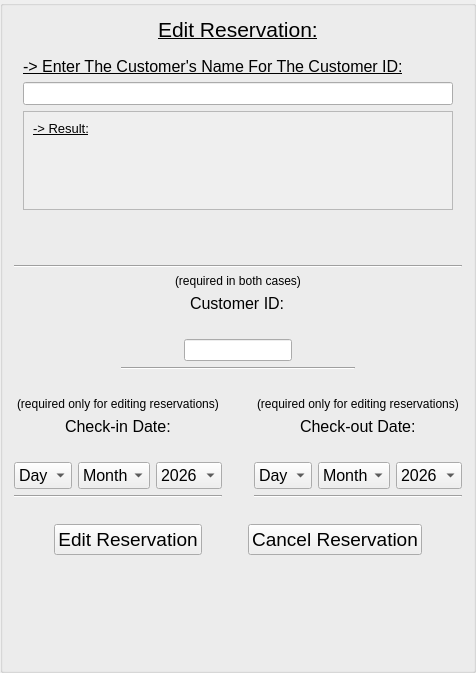
         <widget class="QGroupBox" name="groupBox_11">
          <property name="title">
           <string/>
          </property>
          <layout class="QGridLayout" name="gridLayout_48">
           <item row="9" column="0">
            <spacer name="verticalSpacer_52">
             <property name="orientation">
              <enum>Qt::Orientation::Vertical</enum>
             </property>
             <property name="sizeHint" stdset="0">
              <size>
               <width>20</width>
               <height>40</height>
              </size>
             </property>
            </spacer>
           </item>
           <item row="0" column="0" alignment="Qt::AlignmentFlag::AlignHCenter">
            <widget class="QLabel" name="label_101">
             <property name="font">
              <font>
               <pointsize>16</pointsize>
               <bold>false</bold>
               <underline>true</underline>
              </font>
             </property>
             <property name="text">
              <string>Edit Reservation:</string>
             </property>
            </widget>
           </item>
           <item row="3" column="0">
            <widget class="Line" name="line_22">
             <property name="orientation">
              <enum>Qt::Orientation::Horizontal</enum>
             </property>
            </widget>
           </item>
           <item row="10" column="0" alignment="Qt::AlignmentFlag::AlignHCenter">
            <widget class="QLabel" name="reservationEditedOrCancelledComment">
             <property name="font">
              <font>
               <pointsize>12</pointsize>
              </font>
             </property>
             <property name="text">
              <string/>
             </property>
            </widget>
           </item>
           <item row="8" column="0">
            <layout class="QHBoxLayout" name="horizontalLayout_24">
             <item>
              <spacer name="horizontalSpacer_108">
               <property name="orientation">
                <enum>Qt::Orientation::Horizontal</enum>
               </property>
               <property name="sizeHint" stdset="0">
                <size>
                 <width>40</width>
                 <height>20</height>
                </size>
               </property>
              </spacer>
             </item>
             <item>
              <widget class="QPushButton" name="adminEditReservationButton">
               <property name="font">
                <font>
                 <pointsize>14</pointsize>
                 <fontweight>DemiBold</fontweight>
                </font>
               </property>
               <property name="text">
                <string>Edit Reservation</string>
               </property>
              </widget>
             </item>
             <item>
              <spacer name="horizontalSpacer_94">
               <property name="orientation">
                <enum>Qt::Orientation::Horizontal</enum>
               </property>
               <property name="sizeHint" stdset="0">
                <size>
                 <width>40</width>
                 <height>20</height>
                </size>
               </property>
              </spacer>
             </item>
             <item>
              <widget class="QPushButton" name="adminCancelReservationButton">
               <property name="font">
                <font>
                 <pointsize>14</pointsize>
                 <fontweight>DemiBold</fontweight>
                </font>
               </property>
               <property name="text">
                <string>Cancel Reservation</string>
               </property>
              </widget>
             </item>
             <item>
              <spacer name="horizontalSpacer_110">
               <property name="orientation">
                <enum>Qt::Orientation::Horizontal</enum>
               </property>
               <property name="sizeHint" stdset="0">
                <size>
                 <width>40</width>
                 <height>20</height>
                </size>
               </property>
              </spacer>
             </item>
            </layout>
           </item>
           <item row="11" column="0">
            <spacer name="verticalSpacer_43">
             <property name="orientation">
              <enum>Qt::Orientation::Vertical</enum>
             </property>
             <property name="sizeHint" stdset="0">
              <size>
               <width>20</width>
               <height>40</height>
              </size>
             </property>
            </spacer>
           </item>
           <item row="1" column="0">
            <widget class="QWidget" name="verticalWidget_2" native="true">
             <property name="font">
              <font>
               <pointsize>10</pointsize>
               <underline>false</underline>
              </font>
             </property>
             <layout class="QGridLayout" name="gridLayout_54">
              <item row="1" column="0" colspan="2">
               <widget class="QLineEdit" name="customerNameFindID_2"/>
              </item>
              <item row="2" column="0" colspan="2">
               <widget class="QScrollArea" name="scrollArea_3">
                <property name="font">
                 <font>
                  <pointsize>12</pointsize>
                  <underline>false</underline>
                 </font>
                </property>
                <property name="widgetResizable">
                 <bool>true</bool>
                </property>
                <widget class="QWidget" name="scrollAreaWidgetContents_3">
                 <property name="geometry">
                  <rect>
                   <x>0</x>
                   <y>0</y>
                   <width>98</width>
                   <height>87</height>
                  </rect>
                 </property>
                 <layout class="QGridLayout" name="gridLayout_55">
                  <item row="0" column="0">
                   <layout class="QVBoxLayout" name="verticalLayout_5">
                    <item>
                     <widget class="QLabel" name="label_103">
                      <property name="font">
                       <font>
                        <pointsize>10</pointsize>
                        <underline>true</underline>
                       </font>
                      </property>
                      <property name="text">
                       <string>-&gt; Result:</string>
                      </property>
                     </widget>
                    </item>
                    <item alignment="Qt::AlignmentFlag::AlignHCenter">
                     <widget class="QLabel" name="matchingCustomerNames_2">
                      <property name="font">
                       <font>
                        <pointsize>12</pointsize>
                        <underline>false</underline>
                       </font>
                      </property>
                      <property name="text">
                       <string/>
                      </property>
                     </widget>
                    </item>
                    <item>
                     <spacer name="verticalSpacer_56">
                      <property name="orientation">
                       <enum>Qt::Orientation::Vertical</enum>
                      </property>
                      <property name="sizeHint" stdset="0">
                       <size>
                        <width>20</width>
                        <height>40</height>
                       </size>
                      </property>
                     </spacer>
                    </item>
                   </layout>
                  </item>
                 </layout>
                </widget>
               </widget>
              </item>
              <item row="0" column="0" colspan="2">
               <widget class="QLabel" name="label_102">
                <property name="font">
                 <font>
                  <pointsize>12</pointsize>
                  <underline>true</underline>
                 </font>
                </property>
                <property name="text">
                 <string>-&gt; Enter The Customer's Name For The Customer ID:</string>
                </property>
               </widget>
              </item>
              <item row="4" column="0" colspan="2">
               <spacer name="verticalSpacer_55">
                <property name="orientation">
                 <enum>Qt::Orientation::Vertical</enum>
                </property>
                <property name="sizeHint" stdset="0">
                 <size>
                  <width>20</width>
                  <height>40</height>
                 </size>
                </property>
               </spacer>
              </item>
             </layout>
            </widget>
           </item>
           <item row="7" column="0">
            <layout class="QGridLayout" name="gridLayout_49">
             <item row="1" column="3" colspan="2" alignment="Qt::AlignmentFlag::AlignHCenter">
              <widget class="QLabel" name="label_104">
               <property name="text">
                <string>(required only for editing reservations)</string>
               </property>
              </widget>
             </item>
             <item row="1" column="0" colspan="2" alignment="Qt::AlignmentFlag::AlignHCenter">
              <widget class="QLabel" name="label_97">
               <property name="text">
                <string>(required only for editing reservations)</string>
               </property>
              </widget>
             </item>
             <item row="2" column="3" colspan="2">
              <layout class="QGridLayout" name="gridLayout_52">
               <item row="1" column="0" colspan="3">
                <spacer name="horizontalSpacer_111">
                 <property name="orientation">
                  <enum>Qt::Orientation::Horizontal</enum>
                 </property>
                 <property name="sizeType">
                  <enum>QSizePolicy::Policy::Minimum</enum>
                 </property>
                 <property name="sizeHint" stdset="0">
                  <size>
                   <width>40</width>
                   <height>20</height>
                  </size>
                 </property>
                </spacer>
               </item>
               <item row="2" column="1">
                <widget class="QComboBox" name="adminEditReservationEndDateMonth">
                 <property name="font">
                  <font>
                   <pointsize>12</pointsize>
                  </font>
                 </property>
                 <item>
                  <property name="text">
                   <string>Month</string>
                  </property>
                 </item>
                 <item>
                  <property name="text">
                   <string>1</string>
                  </property>
                 </item>
                 <item>
                  <property name="text">
                   <string>2</string>
                  </property>
                 </item>
                 <item>
                  <property name="text">
                   <string>3</string>
                  </property>
                 </item>
                 <item>
                  <property name="text">
                   <string>4</string>
                  </property>
                 </item>
                 <item>
                  <property name="text">
                   <string>5</string>
                  </property>
                 </item>
                 <item>
                  <property name="text">
                   <string>6</string>
                  </property>
                 </item>
                 <item>
                  <property name="text">
                   <string>7</string>
                  </property>
                 </item>
                 <item>
                  <property name="text">
                   <string>8</string>
                  </property>
                 </item>
                 <item>
                  <property name="text">
                   <string>9</string>
                  </property>
                 </item>
                 <item>
                  <property name="text">
                   <string>10</string>
                  </property>
                 </item>
                 <item>
                  <property name="text">
                   <string>11</string>
                  </property>
                 </item>
                 <item>
                  <property name="text">
                   <string>12</string>
                  </property>
                 </item>
                </widget>
               </item>
               <item row="2" column="0">
                <widget class="QComboBox" name="adminEditReservationEndDateDay">
                 <property name="font">
                  <font>
                   <pointsize>12</pointsize>
                  </font>
                 </property>
                 <item>
                  <property name="text">
                   <string>Day</string>
                  </property>
                 </item>
                 <item>
                  <property name="text">
                   <string>1</string>
                  </property>
                 </item>
                 <item>
                  <property name="text">
                   <string>2</string>
                  </property>
                 </item>
                 <item>
                  <property name="text">
                   <string>3</string>
                  </property>
                 </item>
                 <item>
                  <property name="text">
                   <string>4</string>
                  </property>
                 </item>
                 <item>
                  <property name="text">
                   <string>5</string>
                  </property>
                 </item>
                 <item>
                  <property name="text">
                   <string>6</string>
                  </property>
                 </item>
                 <item>
                  <property name="text">
                   <string>7</string>
                  </property>
                 </item>
                 <item>
                  <property name="text">
                   <string>8</string>
                  </property>
                 </item>
                 <item>
                  <property name="text">
                   <string>9</string>
                  </property>
                 </item>
                 <item>
                  <property name="text">
                   <string>10</string>
                  </property>
                 </item>
                 <item>
                  <property name="text">
                   <string>11</string>
                  </property>
                 </item>
                 <item>
                  <property name="text">
                   <string>12</string>
                  </property>
                 </item>
                 <item>
                  <property name="text">
                   <string>13</string>
                  </property>
                 </item>
                 <item>
                  <property name="text">
                   <string>14</string>
                  </property>
                 </item>
                 <item>
                  <property name="text">
                   <string>15</string>
                  </property>
                 </item>
                 <item>
                  <property name="text">
                   <string>16</string>
                  </property>
                 </item>
                 <item>
                  <property name="text">
                   <string>17</string>
                  </property>
                 </item>
                 <item>
                  <property name="text">
                   <string>18</string>
                  </property>
                 </item>
                 <item>
                  <property name="text">
                   <string>19</string>
                  </property>
                 </item>
                 <item>
                  <property name="text">
                   <string>20</string>
                  </property>
                 </item>
                 <item>
                  <property name="text">
                   <string>21</string>
                  </property>
                 </item>
                 <item>
                  <property name="text">
                   <string>22</string>
                  </property>
                 </item>
                 <item>
                  <property name="text">
                   <string>23</string>
                  </property>
                 </item>
                 <item>
                  <property name="text">
                   <string>24</string>
                  </property>
                 </item>
                 <item>
                  <property name="text">
                   <string>25</string>
                  </property>
                 </item>
                 <item>
                  <property name="text">
                   <string>26</string>
                  </property>
                 </item>
                 <item>
                  <property name="text">
                   <string>27</string>
                  </property>
                 </item>
                 <item>
                  <property name="text">
                   <string>28</string>
                  </property>
                 </item>
                 <item>
                  <property name="text">
                   <string>29</string>
                  </property>
                 </item>
                 <item>
                  <property name="text">
                   <string>30</string>
                  </property>
                 </item>
                 <item>
                  <property name="text">
                   <string>31</string>
                  </property>
                 </item>
                </widget>
               </item>
               <item row="2" column="2">
                <widget class="QComboBox" name="adminEditReservationEndDateYear">
                 <property name="font">
                  <font>
                   <pointsize>12</pointsize>
                  </font>
                 </property>
                 <item>
                  <property name="text">
                   <string>2026</string>
                  </property>
                 </item>
                 <item>
                  <property name="text">
                   <string>2027</string>
                  </property>
                 </item>
                </widget>
               </item>
               <item row="0" column="0" colspan="3" alignment="Qt::AlignmentFlag::AlignHCenter">
                <widget class="QLabel" name="label_99">
                 <property name="font">
                  <font>
                   <pointsize>12</pointsize>
                   <bold>false</bold>
                  </font>
                 </property>
                 <property name="text">
                  <string>Check-out Date:</string>
                 </property>
                </widget>
               </item>
               <item row="3" column="0" colspan="3">
                <widget class="Line" name="line_20">
                 <property name="orientation">
                  <enum>Qt::Orientation::Horizontal</enum>
                 </property>
                </widget>
               </item>
               <item row="4" column="0" colspan="3" alignment="Qt::AlignmentFlag::AlignHCenter">
                <widget class="QLabel" name="adminAddReservationEndDateComment_2">
                 <property name="text">
                  <string/>
                 </property>
                </widget>
               </item>
              </layout>
             </item>
             <item row="1" column="2" rowspan="2">
              <spacer name="verticalSpacer_42">
               <property name="orientation">
                <enum>Qt::Orientation::Vertical</enum>
               </property>
               <property name="sizeHint" stdset="0">
                <size>
                 <width>20</width>
                 <height>40</height>
                </size>
               </property>
              </spacer>
             </item>
             <item row="2" column="0" colspan="2">
              <layout class="QGridLayout" name="gridLayout_51">
               <item row="2" column="0">
                <widget class="QComboBox" name="adminEditReservationStartDateDay">
                 <property name="font">
                  <font>
                   <pointsize>12</pointsize>
                  </font>
                 </property>
                 <item>
                  <property name="text">
                   <string>Day</string>
                  </property>
                 </item>
                 <item>
                  <property name="text">
                   <string>1</string>
                  </property>
                 </item>
                 <item>
                  <property name="text">
                   <string>2</string>
                  </property>
                 </item>
                 <item>
                  <property name="text">
                   <string>3</string>
                  </property>
                 </item>
                 <item>
                  <property name="text">
                   <string>4</string>
                  </property>
                 </item>
                 <item>
                  <property name="text">
                   <string>5</string>
                  </property>
                 </item>
                 <item>
                  <property name="text">
                   <string>6</string>
                  </property>
                 </item>
                 <item>
                  <property name="text">
                   <string>7</string>
                  </property>
                 </item>
                 <item>
                  <property name="text">
                   <string>8</string>
                  </property>
                 </item>
                 <item>
                  <property name="text">
                   <string>9</string>
                  </property>
                 </item>
                 <item>
                  <property name="text">
                   <string>10</string>
                  </property>
                 </item>
                 <item>
                  <property name="text">
                   <string>11</string>
                  </property>
                 </item>
                 <item>
                  <property name="text">
                   <string>12</string>
                  </property>
                 </item>
                 <item>
                  <property name="text">
                   <string>13</string>
                  </property>
                 </item>
                 <item>
                  <property name="text">
                   <string>14</string>
                  </property>
                 </item>
                 <item>
                  <property name="text">
                   <string>15</string>
                  </property>
                 </item>
                 <item>
                  <property name="text">
                   <string>16</string>
                  </property>
                 </item>
                 <item>
                  <property name="text">
                   <string>17</string>
                  </property>
                 </item>
                 <item>
                  <property name="text">
                   <string>18</string>
                  </property>
                 </item>
                 <item>
                  <property name="text">
                   <string>19</string>
                  </property>
                 </item>
                 <item>
                  <property name="text">
                   <string>20</string>
                  </property>
                 </item>
                 <item>
                  <property name="text">
                   <string>21</string>
                  </property>
                 </item>
                 <item>
                  <property name="text">
                   <string>22</string>
                  </property>
                 </item>
                 <item>
                  <property name="text">
                   <string>23</string>
                  </property>
                 </item>
                 <item>
                  <property name="text">
                   <string>24</string>
                  </property>
                 </item>
                 <item>
                  <property name="text">
                   <string>25</string>
                  </property>
                 </item>
                 <item>
                  <property name="text">
                   <string>26</string>
                  </property>
                 </item>
                 <item>
                  <property name="text">
                   <string>27</string>
                  </property>
                 </item>
                 <item>
                  <property name="text">
                   <string>28</string>
                  </property>
                 </item>
                 <item>
                  <property name="text">
                   <string>29</string>
                  </property>
                 </item>
                 <item>
                  <property name="text">
                   <string>30</string>
                  </property>
                 </item>
                 <item>
                  <property name="text">
                   <string>31</string>
                  </property>
                 </item>
                </widget>
               </item>
               <item row="2" column="2">
                <widget class="QComboBox" name="adminEditReservationStartDateYear">
                 <property name="font">
                  <font>
                   <pointsize>12</pointsize>
                  </font>
                 </property>
                 <item>
                  <property name="text">
                   <string>2026</string>
                  </property>
                 </item>
                 <item>
                  <property name="text">
                   <string>2027</string>
                  </property>
                 </item>
                </widget>
               </item>
               <item row="0" column="0" colspan="3" alignment="Qt::AlignmentFlag::AlignHCenter">
                <widget class="QLabel" name="label_98">
                 <property name="font">
                  <font>
                   <pointsize>12</pointsize>
                   <bold>false</bold>
                  </font>
                 </property>
                 <property name="text">
                  <string>Check-in Date:</string>
                 </property>
                </widget>
               </item>
               <item row="2" column="1">
                <widget class="QComboBox" name="adminEditReservationStartDateMonth">
                 <property name="font">
                  <font>
                   <pointsize>12</pointsize>
                  </font>
                 </property>
                 <item>
                  <property name="text">
                   <string>Month</string>
                  </property>
                 </item>
                 <item>
                  <property name="text">
                   <string>1</string>
                  </property>
                 </item>
                 <item>
                  <property name="text">
                   <string>2</string>
                  </property>
                 </item>
                 <item>
                  <property name="text">
                   <string>3</string>
                  </property>
                 </item>
                 <item>
                  <property name="text">
                   <string>4</string>
                  </property>
                 </item>
                 <item>
                  <property name="text">
                   <string>5</string>
                  </property>
                 </item>
                 <item>
                  <property name="text">
                   <string>6</string>
                  </property>
                 </item>
                 <item>
                  <property name="text">
                   <string>7</string>
                  </property>
                 </item>
                 <item>
                  <property name="text">
                   <string>8</string>
                  </property>
                 </item>
                 <item>
                  <property name="text">
                   <string>9</string>
                  </property>
                 </item>
                 <item>
                  <property name="text">
                   <string>10</string>
                  </property>
                 </item>
                 <item>
                  <property name="text">
                   <string>11</string>
                  </property>
                 </item>
                 <item>
                  <property name="text">
                   <string>12</string>
                  </property>
                 </item>
                </widget>
               </item>
               <item row="1" column="0" colspan="3">
                <spacer name="horizontalSpacer_109">
                 <property name="orientation">
                  <enum>Qt::Orientation::Horizontal</enum>
                 </property>
                 <property name="sizeType">
                  <enum>QSizePolicy::Policy::Minimum</enum>
                 </property>
                 <property name="sizeHint" stdset="0">
                  <size>
                   <width>40</width>
                   <height>20</height>
                  </size>
                 </property>
                </spacer>
               </item>
               <item row="3" column="0" colspan="3">
                <widget class="Line" name="line_19">
                 <property name="orientation">
                  <enum>Qt::Orientation::Horizontal</enum>
                 </property>
                </widget>
               </item>
               <item row="4" column="0" colspan="3" alignment="Qt::AlignmentFlag::AlignHCenter">
                <widget class="QLabel" name="adminAddReservationStartDateComment_2">
                 <property name="text">
                  <string/>
                 </property>
                </widget>
               </item>
              </layout>
             </item>
             <item row="0" column="1" colspan="3">
              <layout class="QGridLayout" name="gridLayout_53">
               <item row="4" column="0" colspan="3">
                <widget class="Line" name="line_21">
                 <property name="orientation">
                  <enum>Qt::Orientation::Horizontal</enum>
                 </property>
                </widget>
               </item>
               <item row="2" column="1">
                <spacer name="horizontalSpacer_113">
                 <property name="orientation">
                  <enum>Qt::Orientation::Horizontal</enum>
                 </property>
                 <property name="sizeType">
                  <enum>QSizePolicy::Policy::Minimum</enum>
                 </property>
                 <property name="sizeHint" stdset="0">
                  <size>
                   <width>40</width>
                   <height>20</height>
                  </size>
                 </property>
                </spacer>
               </item>
               <item row="3" column="2">
                <spacer name="horizontalSpacer_112">
                 <property name="orientation">
                  <enum>Qt::Orientation::Horizontal</enum>
                 </property>
                 <property name="sizeType">
                  <enum>QSizePolicy::Policy::Minimum</enum>
                 </property>
                 <property name="sizeHint" stdset="0">
                  <size>
                   <width>40</width>
                   <height>20</height>
                  </size>
                 </property>
                </spacer>
               </item>
               <item row="3" column="0">
                <spacer name="horizontalSpacer_114">
                 <property name="orientation">
                  <enum>Qt::Orientation::Horizontal</enum>
                 </property>
                 <property name="sizeType">
                  <enum>QSizePolicy::Policy::Minimum</enum>
                 </property>
                 <property name="sizeHint" stdset="0">
                  <size>
                   <width>40</width>
                   <height>20</height>
                  </size>
                 </property>
                </spacer>
               </item>
               <item row="1" column="1" alignment="Qt::AlignmentFlag::AlignHCenter">
                <widget class="QLabel" name="label_100">
                 <property name="font">
                  <font>
                   <pointsize>12</pointsize>
                   <bold>false</bold>
                  </font>
                 </property>
                 <property name="text">
                  <string>Customer ID:</string>
                 </property>
                </widget>
               </item>
               <item row="5" column="0" colspan="3" alignment="Qt::AlignmentFlag::AlignHCenter">
                <widget class="QLabel" name="customerIDadminAddReservationComment_2">
                 <property name="font">
                  <font>
                   <pointsize>10</pointsize>
                   <bold>false</bold>
                  </font>
                 </property>
                 <property name="text">
                  <string/>
                 </property>
                </widget>
               </item>
               <item row="3" column="1" alignment="Qt::AlignmentFlag::AlignHCenter">
                <widget class="QLineEdit" name="customerIDadminInput_2"/>
               </item>
               <item row="0" column="0" colspan="3" alignment="Qt::AlignmentFlag::AlignHCenter">
                <widget class="QLabel" name="label_105">
                 <property name="text">
                  <string>(required in both cases)</string>
                 </property>
                </widget>
               </item>
              </layout>
             </item>
            </layout>
           </item>
          </layout>
         </widget>
